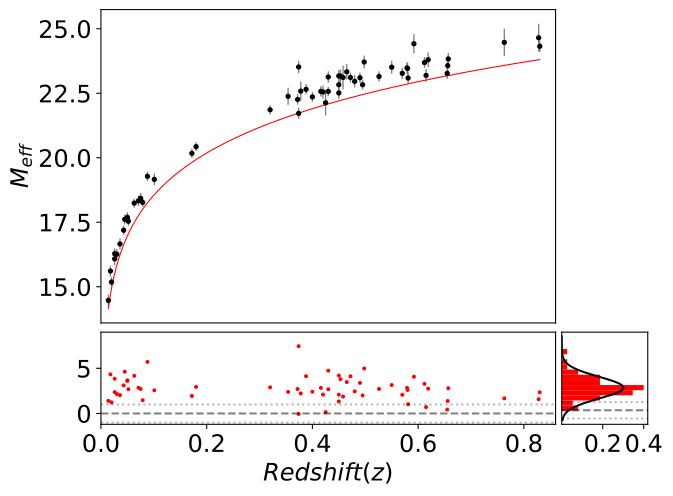

Write the Python code that produced this figure.
import numpy as np
import matplotlib.pyplot as plt
import scipy.optimize 
import scipy.integrate as integrate
import scipy.stats as stats
import corner
import emcee


# constants
f_lambda_0 = 6.61 * (10 ** (-12)) #W m^-2 A^-1 
c = 3.00 * (10**8) #m s^-1
H_0 = (75*1000)/(3.09*10**22) #s^-1

# extract data from text file
file = 'sn_data(1).txt'
z, m_eff, m_err = np.loadtxt(file, usecols=(1,2,3), unpack=True)


#######################################################################################################################################
# Find values

def find_theoretical_m_eff(redshift, *params):
    L = params[1] * 10**32
    H = params[2] * 10**(-18)
    def integrand(x):
        return 1 / (np.sqrt((1 - params[0]) * (1+x)**3 + params[0]))
    I = []
    for i in range(0, len(redshift)):
        I.append(integrate.quad(integrand, 0, redshift[i]))
    I = np.array(I)
    I_value = I[:, 0]
    fracs = np.empty(len(redshift))
    for i in range(0, len(redshift)):
        fracs[i] = L * H**2 / ((c**2) * (f_lambda_0) * 4 * np.pi * ((1 + float(redshift[i])) ** 2) * float(I_value[i])**2)
    m_eff = -2.5 * np.log10(np.array(fracs))
    return m_eff


# chi-squared time!!!!!
def chi_squared(model_params, model, x_data, y_data, y_err):
    return np.sum(((y_data - model(x_data, *model_params))/y_err)**2) # Note the `*model_params' here!


#######################################################################################################################################

popt = [0.669732, 3.86701, 2.91125]

residuals = m_eff - find_theoretical_m_eff(z, *popt)
norm_residuals = residuals / m_err


gauss_xs = np.linspace(-1.2, 9, 1000)
norm_res_mean = np.mean(norm_residuals)
norm_res_std = np.std(norm_residuals)


smooth_x = np.linspace(min(z), max(z), 1000)
ys = find_theoretical_m_eff(smooth_x, *popt)



plt.rcParams["font.size"] = 18
# Main plot
fig6 = plt.figure(6).add_axes((0.1,0.32,0.74,0.68))
plt.errorbar(z, m_eff, yerr=m_err, marker='o', color = 'k', elinewidth=1, ecolor='gray', linestyle='none', ms = 3)
#plt.errorbar(near_redshift, near_m_effective, yerr = near_m_error, marker='s', color = 'orange', elinewidth=0.8, linestyle='none', ms = 2)
plt.plot(smooth_x, ys, color = 'r', linewidth = 0.8)
plt.ylabel('$M_{eff}$')
plt.tick_params(axis='x', bottom=False, top=False, labelbottom=False)
plt.xlim([0, 0.86])

#plt.text(0.5, 21, '$\chi^2_{min}=81.3$')
#plt.text(0.5, 20.5, 'DoF = 41')
#plt.text(0.5, 20, '$\chi^2_{reduced}=1.98$')

# Residuals
plt.figure(6).add_axes((0.1, 0.1, 0.74, 0.2))
plt.scatter(z, norm_residuals, color = 'r', marker='o', s=4)
plt.axhline(y=0, color='k', linestyle = 'dashed', alpha=0.5)
plt.axhline(y=1, color='k', linestyle=':', alpha=0.3)
plt.axhline(y=-1, color='k', linestyle=':', alpha=0.3)
plt.xlabel('$Redshift (z)$')
plt.ylim([-1.2,9])
plt.xlim([0, 0.86])

# Residuals histrogram
plt.figure(6).add_axes((0.85, 0.1, 0.14, 0.2))
plt.hist(norm_residuals, bins = 12, orientation='horizontal', density=True, color='r')
plt.axhline(y=0, color='k', linestyle = 'dashed', alpha=0.5)
plt.axhline(y=1, color='k', linestyle=':', alpha=0.3)
plt.axhline(y=-1, color='k', linestyle=':', alpha=0.3)
plt.plot(stats.norm.pdf(gauss_xs, norm_res_mean, norm_res_std), gauss_xs, color='k')
plt.tick_params(axis='y', left=False, right=False, labelleft=False)
plt.xticks([0.2, 0.4])

plt.savefig('plot.svg', bbox_inches = 'tight')